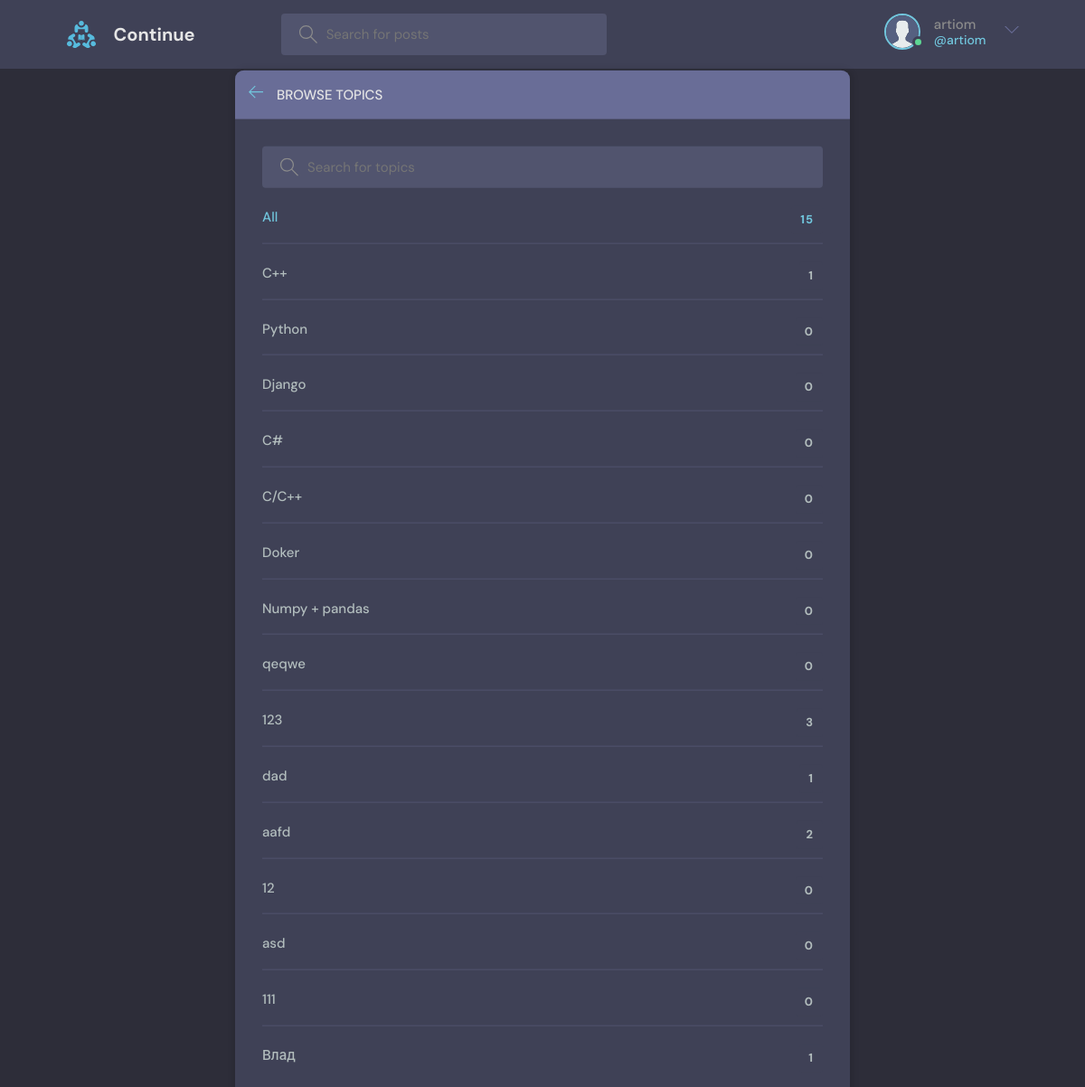
/topics/ (signed in), run on the app's committed database.
### base/models.py (models this page shows, shortened)
class User(AbstractUser):
    name = models.CharField(max_length=200, null=True)
    email = models.EmailField(unique=True)
    bio = models.TextField(null=True)
    avatar = models.ImageField(null=True, default='avatar.svg')
    balance = MoneyField(max_digits=19, decimal_places=4, default_currency='RUB', default=0)
    USERNAME_FIELD = 'email'
    REQUIRED_FIELDS = []

class Topic(models.Model):
    name = models.CharField(max_length=200)

### base/views.py (the view)
# urls.py: path('topics/', views.topicsPage, name="topics"),
def topicsPage(request):
    q = request.GET.get('q') if request.GET.get('q') != None else ''
    topics = Topic.objects.filter(name__icontains=q)
    return render(request, 'base/topics.html', {'topics': topics})

### base/templates/base/topics.html (shortened to what this page needs)
{% extends 'main.html' %}
{% block content %}
<main class="create-job layout">
  <div class="container">
    <div class="layout__box">
      <div class="layout__boxHeader">
        <div class="layout__boxTitle">
          <a href="{% url 'home' %}">
            <svg version="1.1" xmlns="http://www.w3.org/2000/svg" width="32" height="32" viewBox="0 0 32 32">
              <title>arrow-left</title>
              <path
                d="M13.723 2.286l-13.723 13.714 13.719 13.714 1.616-1.611-10.96-10.96h27.625v-2.286h-27.625l10.965-10.965-1.616-1.607z">
              </path>
            </svg>
          </a>
          <h3>Browse Topics</h3>
        </div>
      </div>
      <div class="topics-page layout__body">
        <form action="" method="GET" class="header__search">
          <label>
            <input name="q" placeholder="Search for topics" />
          </label>
        </form>
        <ul class="topics__list">
          <li>
            <a href="{% url 'topics' %}" class="active">All <span>{{topics.count}}</span></a>
          </li>
          {% for topic in topics %}
          <li>
            <a href="{% url 'home' %}?q={{topic.name}}">{{ topic.name }} <span>{{topic.job_set.all.count}}</span></a>
          </li>
          {% endfor %}
        </ul>
      </div>
    </div>
  </div>
</main>
{% endblock content %}

### templates/navbar.html (shortened to what this page needs)
{% load static %}
<header class="header header--loggedIn">
    <div class="container">
        <a href="{% url 'home' %}" class="header__logo">
            <img src="{% static 'images/logo.svg' %}" />
            <h1>Continue</h1>
        </a>
        <form class="header__search" method="GET" action="{% url 'home' %}">
            <label>
                <input name="q" placeholder="Search for posts" />
            </label>
        </form>
        <nav class="header__menu">
            {% if request.user.is_authenticated %}
            <div class="header__user">
                <a href="{% url 'update-user' %}">
                    <div class="avatar avatar--medium active">
                        <img src="{{request.user.avatar.url}}" />
                    </div>
                    <p>{{request.user.username}} <span>@{{request.user.username}}</span></p>
                </a>
                <button class="dropdown-button">
                    <svg version="1.1" xmlns="http://www.w3.org/2000/svg" width="32" height="32" viewBox="0 0 32 32">
                        <title>chevron-down</title>
                        <path d="M16 21l-13-13h-3l16 16 16-16h-3l-13 13z"></path>
                    </svg>
                </button>
            </div>
            {% else %}
            <a href="{% url 'login' %}">
                <img src="{% static 'images/avatar.svg' %}" />
                <p>Login</p>
            </a>
            {% endif %}
        </nav>
    </div>
</header>

### static/css/style.css (style rules this page uses)
:root { --color-main: #71c6dd; --color-main-light: #e1f6fb; --color-dark: #3f4156; --color-dark-medium: #51546e; --color-dark-light: #696d97; --color-light: #e5e5e5; --color-gray: #8b8b8b; --color-light-gray: #b2bdbd; --color-bg: #2d2d39; --color-success: #5dd693; --color-error: #fc4b0b; }
* { font-family: "DM Sans", -apple-system, BlinkMacSystemFont, "Segoe UI", Roboto, Oxygen, Ubuntu, Cantarell, "Open Sans", "Helvetica Neue", sans-serif; margin: 0; padding: 0; box-sizing: border-box; text-rendering: optimizeLegibility; font-size: inherit; }
html { font-size: 56.25%; }
@media only screen and (min-width: 1200px) { html { font-size: 62.5%; } }
body { line-height: 1.6; font-weight: 400; font-size: 1.5rem; color: var(--color-light-gray); background-color: var(--color-bg); min-height: 100vh; }
img { width: 100%; }
a { display: inline-block; color: var(--color-main); text-decoration: none; }
.container { max-width: 120rem; width: 90%; margin: auto; }
.avatar { position: relative; display: inline-block; border-radius: 50%; border: 2px solid var(--color-main); }
.avatar img { display: block; border-radius: 50%; object-fit: cover; object-position: center; }
.avatar::after { content: ""; display: block; position: absolute; background-color: var(--color-gray); z-index: 111; border-radius: 50%; border: 0.3rem solid var(--color-dark); }
.avatar.active::after { background-color: var(--color-success); }
.avatar.avatar--medium img { width: 3.6rem; height: 3.6rem; border-radius: 50%; }
.avatar.avatar--medium:after { width: 0.7rem; height: 0.7rem; bottom: 0px; right: -6px; }
.header { padding: 1.5rem; background-color: var(--color-dark); }
.header > .container { display: flex; gap: 9.5rem; }
.header__logo, .header__user { display: flex; gap: 2rem; align-items: center; }
.header__logo > img { height: 3.2rem; width: 3.2rem; }
.header__logo > h1 { font-weight: 700; font-size: 2rem; color: var(--color-light); }
.header__search > label { background-color: var(--color-dark-medium); padding: 1.3rem 1rem; display: flex; align-items: center; gap: 1rem; border-radius: 4px; }
.header__search svg { fill: var(--color-gray); width: 2rem; height: 2rem; margin-left: 1rem; }
.header__search input { width: 30rem; background: transparent; border: none; outline: none; color: var(--color-light); }
.header__menu { margin-left: auto; position: relative; }
.header__menu a { display: flex; gap: 1.5rem; align-items: center; font-weight: 500; text-decoration: none; color: var(--color-gray); }
.header__menu img { height: 3.6rem; }
.header__menu p { line-height: 1.2; }
.header__menu span { color: var(--color-main); font-weight: 500; font-size: 1.4rem; display: block; }
.header__menu svg { width: 1.6rem; height: 1.6rem; fill: var(--color-dark-light); }
.dropdown-button { background: transparent; border: 0; outline: 0; cursor: pointer; }
.layout { margin-top: 2.4rem; }
.layout > .container { display: flex; justify-content: space-between; align-items: flex-start; }
.layout__box { width: 90%; max-width: 48rem; min-height: 40rem; position: absolute; top: 50%; left: 50%; transform: translate(-50%, -46%); background-color: var(--color-dark); border-radius: 1rem; box-shadow: 1px 1px 6px 3px rgba(0, 0, 0, 0.1); overflow: hidden; }
.layout__boxHeader { display: flex; padding: 1.5rem; background-color: var(--color-dark-light); }
.layout__boxTitle { display: flex; gap: 1.5rem; align-items: center; }
.layout__boxTitle h3 { text-transform: uppercase; font-weight: 500; color: var(--color-light); }
.layout__boxTitle svg { width: 1.6rem; height: 1.6rem; fill: var(--color-main); }
.layout__body { margin: 3rem; }
.topics__list { list-style: none; }
.topics__list li a { display: flex; justify-content: space-between; margin-bottom: 3rem; font-weight: 500; color: var(--color-light-gray); transition: all 0.3s ease-in-out; }
.topics__list li a.active, .topics__list li a:hover { color: var(--color-main); }
.topics__list li a span { padding: 0.5rem 1rem; background-color: var(--color-dark); border-radius: 3px; font-size: 1.3rem; font-weight: 700; letter-spacing: 1px; }
.topics-page .topics__list li:not(:last-child) a { margin: 2rem 0; padding-bottom: 1rem; text-decoration: none; border-bottom: 1px solid var(--color-dark-medium); }
.topics-page .header__search { display: block; }
.create-job.layout .layout__box { max-width: 68rem; }

### data on the page
User: user.avatar (placeholder picture), user.username "artiom"
Topic: name "C++", job_set.all.count "1"
Topic: name "Python", job_set.all.count "0"
Topic: name "Django", job_set.all.count "0"
Topic: name "C#", job_set.all.count "0"
Topic: name "C/C++", job_set.all.count "0"
Topic: name "Doker", job_set.all.count "0"
Topic: name "Numpy + pandas", job_set.all.count "0"
Topic: name "qeqwe", job_set.all.count "0"
Topic: name "123", job_set.all.count "3"
Topic: name "dad", job_set.all.count "1"
Topic: name "aafd", job_set.all.count "2"
Topic: name "12", job_set.all.count "0"
Topic: name "asd", job_set.all.count "0"
Topic: name "111", job_set.all.count "0"
Topic: name "Влад", job_set.all.count "1"

### other printed values
{{ topics.count }} "15"
